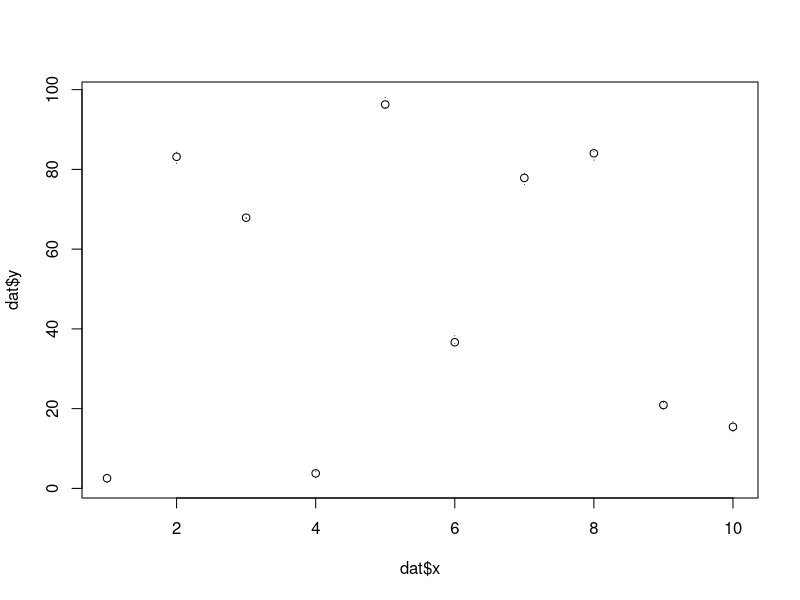
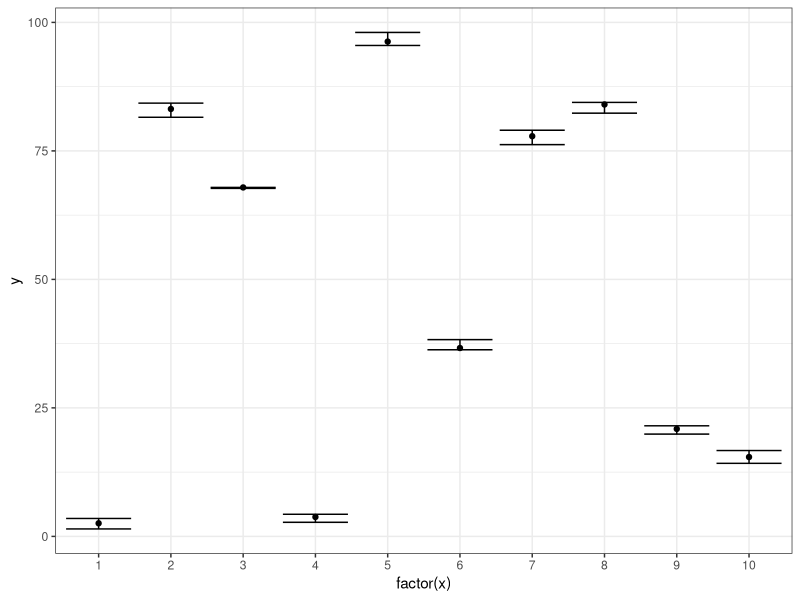
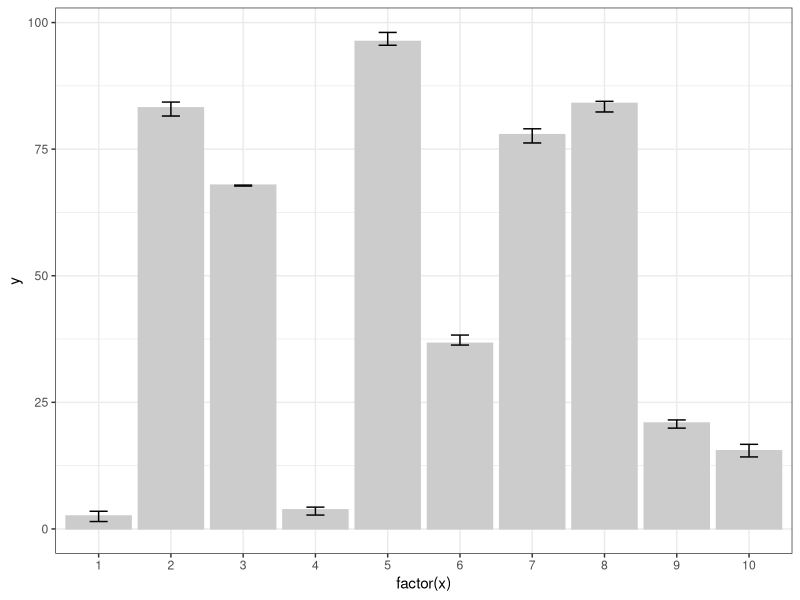

Write the R code that produced these figures, in order.

dat <- data.frame(x = 1:10, y = runif(10)*100)
dat$low <- dat$y - 2 * runif(10)
dat$up <- dat$y + 2 * runif(10)

## variante (1)
## ------------
library(gplots)
plotCI(x = dat$x, y = dat$y, ui = dat$up, li = dat$low)

## variante (2)
## --------------
library(ggplot2)

theme_set(theme_bw())

qp <- ggplot(dat, aes(factor(x), y, ymax = up, ymin = low ))

qp + geom_point() + geom_errorbar()

qp + geom_bar(stat = "identity", fill = I(gray(0.8)),
                                 color = I(gray(0.8))) + geom_errorbar(width = 0.25)
